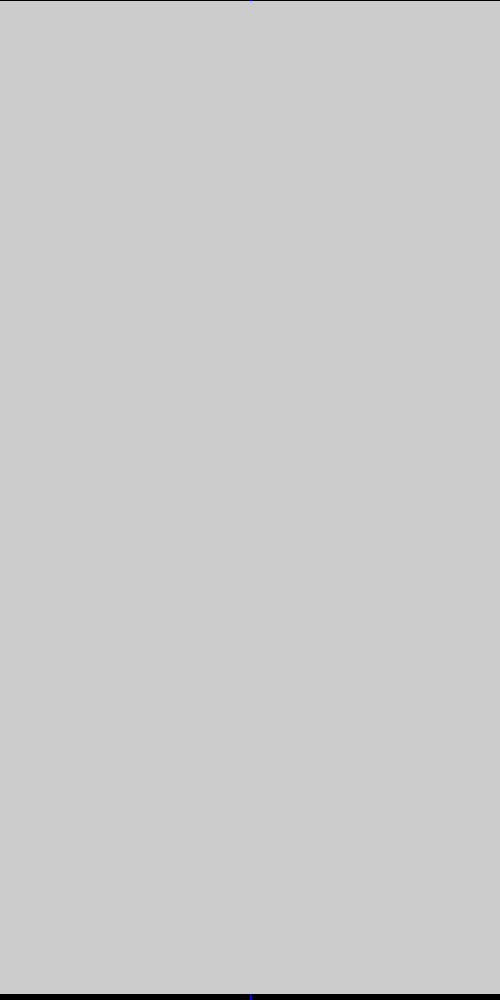
Frame 1 (no input)
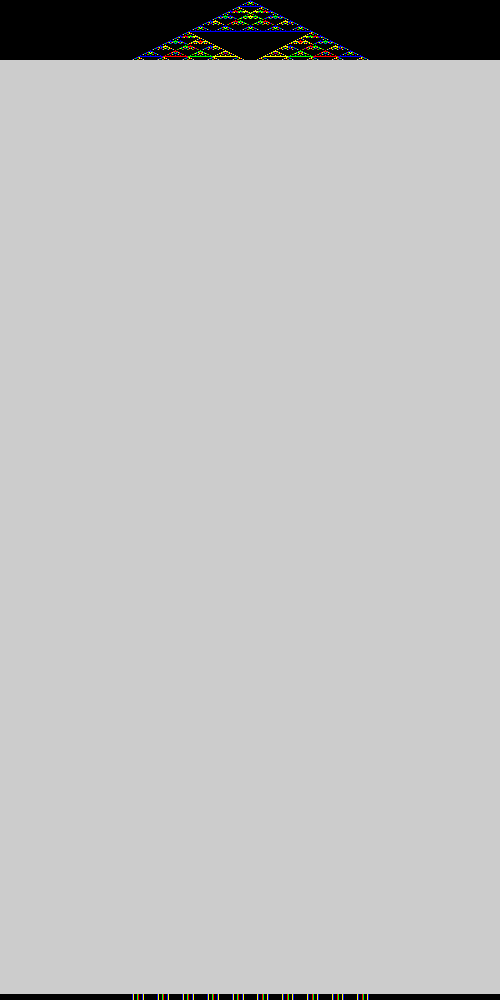
Frame 60 (the mouse pressed at the canvas centre just before this capture)
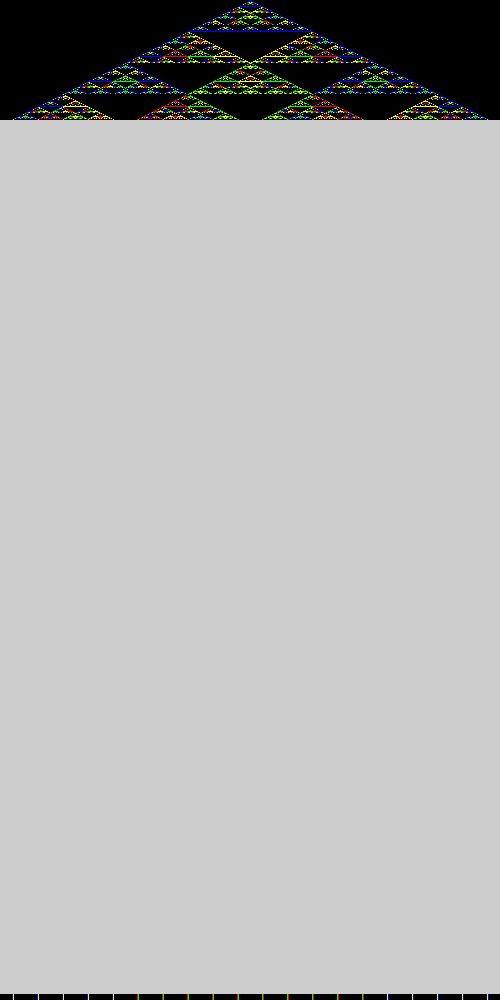
Frame 120 (the mouse held since frame 60 and released just before this capture)

The Processing sketch that drew these frames (run headless with seeded random() and noise(); from frame 60 on, the mouse is pressed at the canvas centre):

// Processing sketch: synchronic1DmodM
// ── synchronic1DmodM.pde
/// "sum of the states [of neighbors] modulo M": 
/// One-dimensional, SYNCHRONOUS, deterministic cellular automaton
//-/////////////////////////////////////////////////////////////////////

final int   WorldSize=500; //How many cells do we want?
final float Dens=0.0;      //Also 0.5 or so also posible

final int   Divider=5;     //By how much we divide? (modulo!)
final boolean self=true;   //Do we include the state of the middle cell

int[] WorldOld=new int[WorldSize]; //We need two worlds for the old  
int[] WorldNew=new int[WorldSize]; //and new state of the simulation

void setup()
{
  size(500,1000); 
  frameRate(100);
  noSmooth(); //CA look better without smooth
  
  if(Dens>0)
  {
   for(int i=0;i<WorldOld.length;i++) //seeding...
    if(random(1.0)<Dens)
      WorldOld[i]=int(random(3));
  }
  else
  {
    WorldOld[WorldSize/2]=1;
  }
}

void visualisation()
{
  for(int i=0;i<WorldOld.length;i++)
  { //color selection
    switch(WorldOld[i]){ 
    case 4:stroke(255,255,0);break;
    case 3:stroke(0,255,0);break;
    case 2:stroke(255,0,0);break;
    case 1:stroke(0,0,255);break;
    case 0:stroke(0,0,0);break;
    //case *:stroke(*,*,*);break; 
    //case 5:stroke(255,0,255);break; 
    default: stroke(128,255,128); //It shouldn't appear!
    break;
    }
    
    point(i,t); //current state
    line(i,999,i,994); //& at the bottom
  }
}

int t=0; ///< is global.

void draw() // modifies global t,WorldOld,WorldNew
{
  if(t>994) return; //There is nothing left to draw
  
  visualisation();

  for(int i=0;i<WorldSize;i++)
  {  //RULE: "sum of the states [of neighbors] modulo M"
     int right = (i+1) % WorldSize;      
     int morer = (i+2) % WorldSize;     
     int left  = (WorldSize+i-1) % WorldSize;
     int morel = (WorldSize+i-2) % WorldSize;
     int stsum = (self ? WorldOld[i] : 0 );
     
     stsum+=WorldOld[left]+WorldOld[right]+WorldOld[morel]+WorldOld[morer]; //sum of four from five cells 
  
     WorldNew[i]=stsum % Divider; //... taken then modulo DIVIDER
   }
   
  //NOW THE MOST IMPORTANT - Swap the arrays
  int[] WorldTmp=WorldOld;
  WorldOld=WorldNew;
  WorldNew=WorldTmp;
 
  t++;//The next generation/step/year
}

// https://github.com/borkowsk/bookProcessingEN/tree/main/07_1D_cellular/synchronic/
// @date 2024-11-26 (revived)
